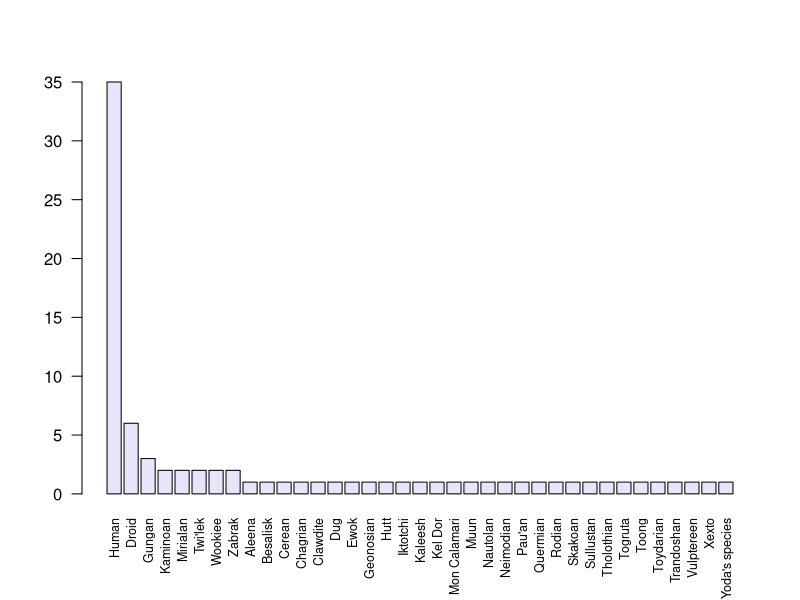
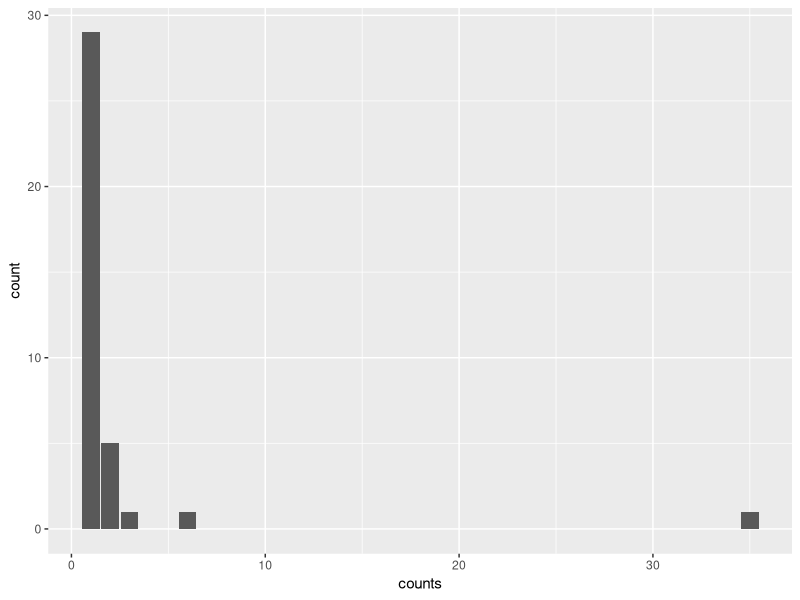
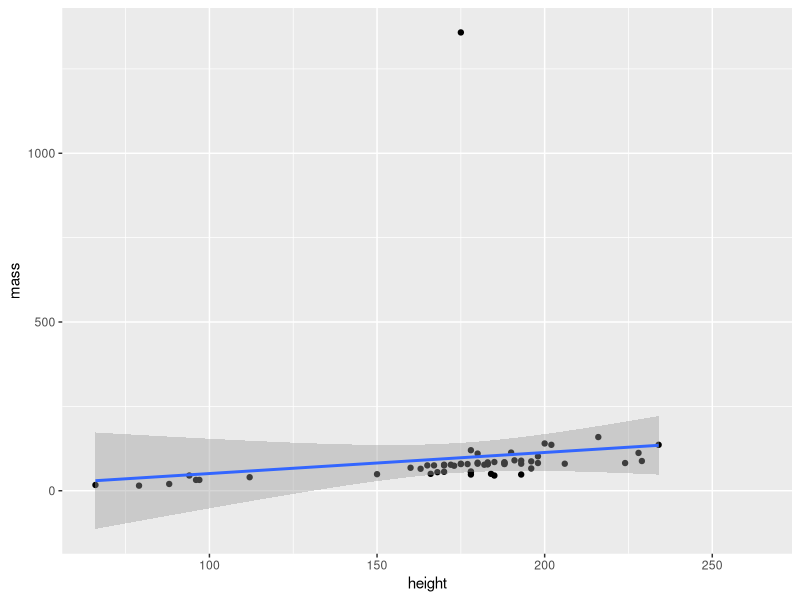
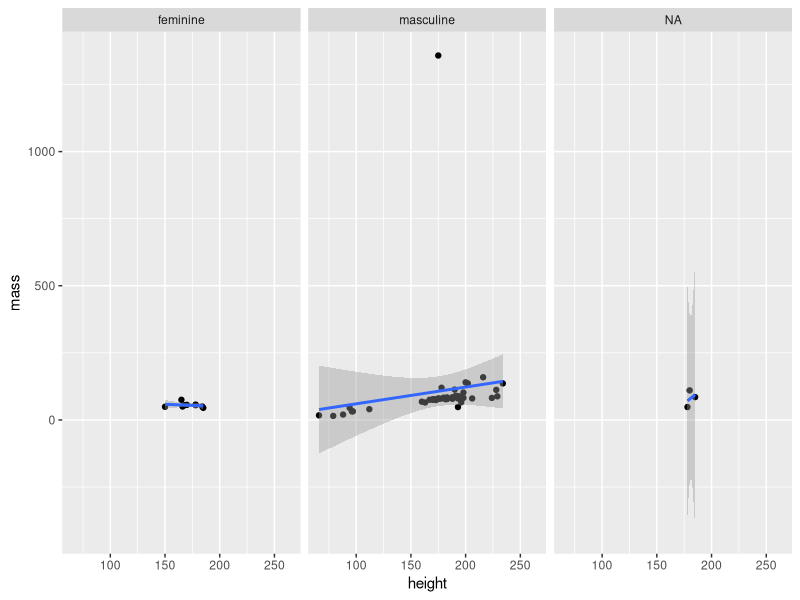
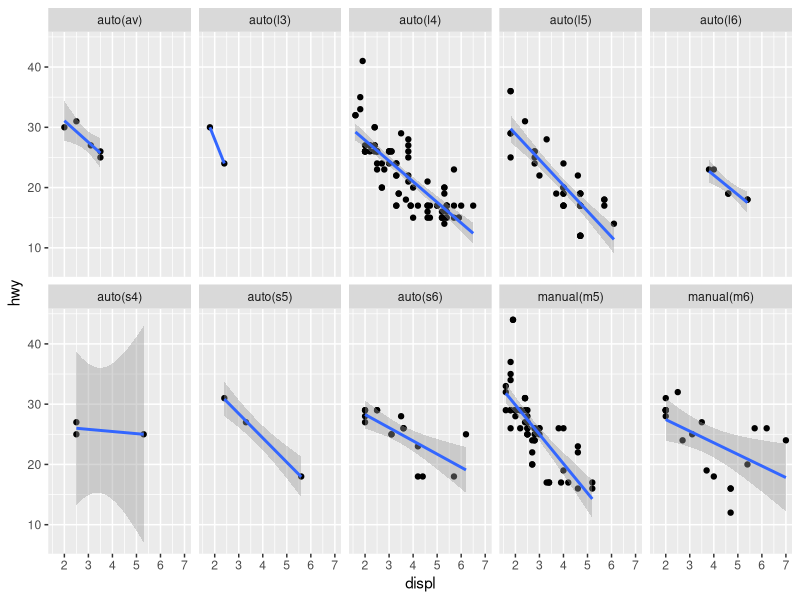
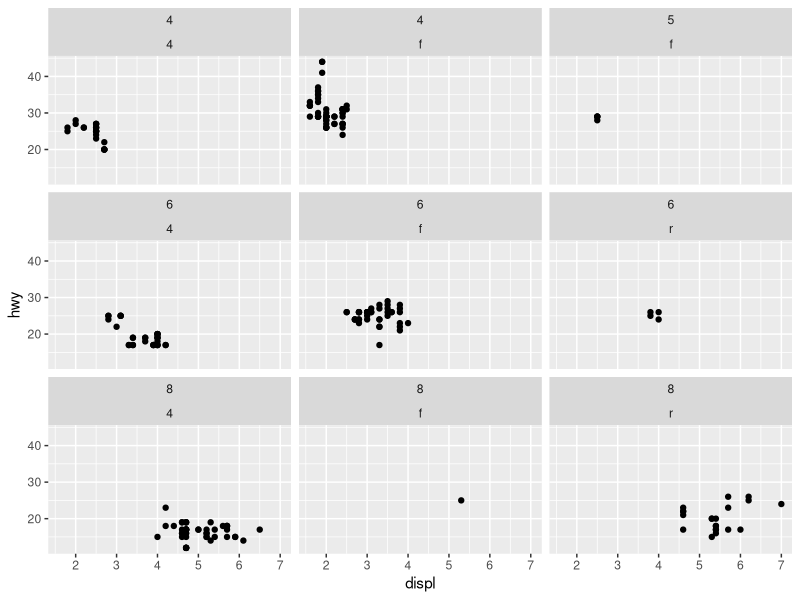
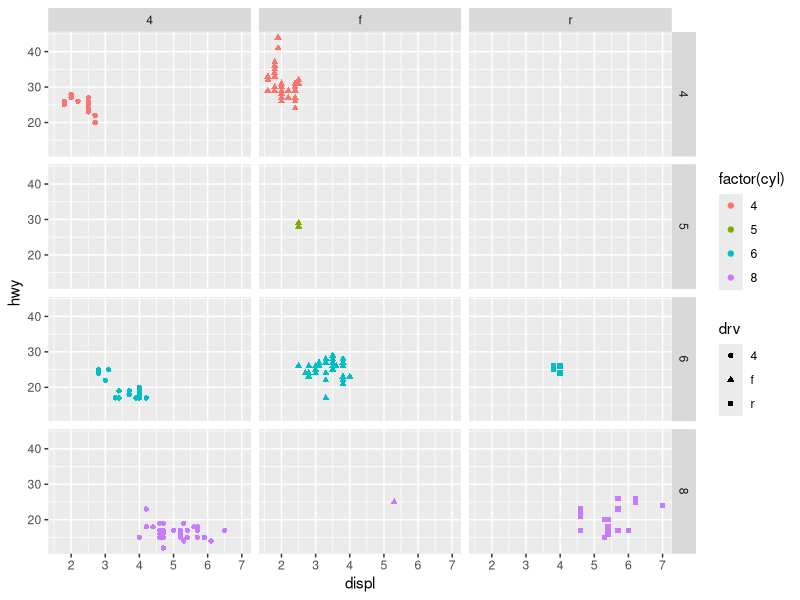
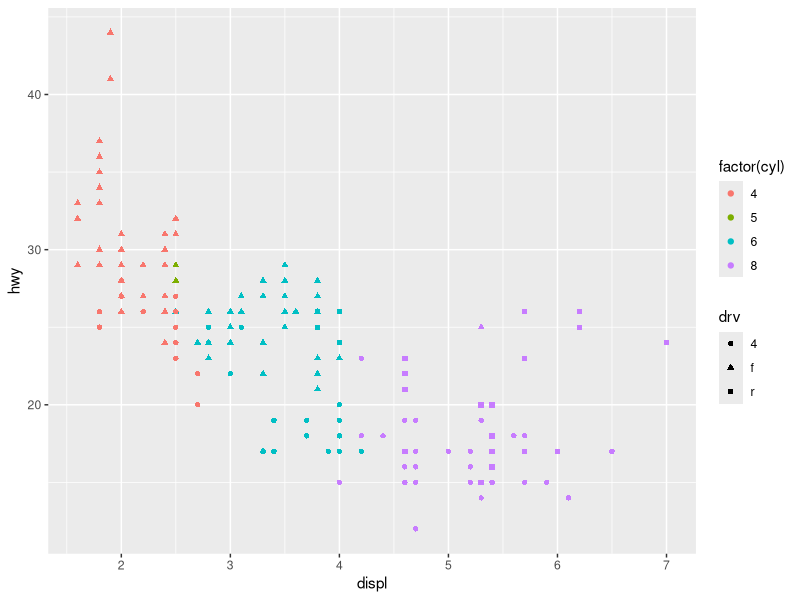

Write R code to recreate these figures, in order.
## ---- chunk 1
knitr::opts_chunk$set(echo = TRUE)
## ---- chunk 2
#install.packages('dplyr')
library(dplyr)
data(starwars)

starwars
## ---- chunk 3
starwars$name[starwars$species == 'Human']
## ---- chunk 4
# factor(starwars$homeworld)
unique(starwars$homeworld)
## ---- chunk 5
counts = table(starwars$species)
counts = sort(counts,decreasing = TRUE)
#counts
barplot(counts,col='lavender',cex.names=0.75,las=2)
## ---- chunk 6
X = data.frame(counts)
X$types = names(counts)

library(ggplot2)
ggplot(data = X) + geom_bar(aes(x=counts))
## ---- chunk 7
ggplot(data=starwars) +
  geom_point(aes(x=height,y=mass)) +
  geom_smooth(mapping = aes(x=height,y=mass),method = 'lm')
## ---- chunk 8
ggplot(data=starwars) +
  geom_point(aes(x=height,y=mass)) +
  geom_smooth(mapping = aes(x=height,y=mass),method = 'lm') +
  facet_wrap(~ factor(gender),ncol = 5)
## ---- chunk 9
ggplot(data=mpg) +
  geom_point(aes(x=displ,y=hwy)) +
  geom_smooth(mapping = aes(x=displ,y=hwy),method = 'lm') +
  facet_wrap(~ trans,ncol = 5)
## ---- chunk 10
ggplot(data=mpg) +
  geom_point(aes(x=displ,y=hwy)) +
  facet_wrap(cyl ~ drv)
## ---- chunk 11
ggplot(data=mpg) +
  geom_point(aes(x=displ,y=hwy,col=factor(cyl),shape=drv)) +
  facet_grid(cyl ~ drv)
## ---- chunk 12
ggplot(data=mpg) +
  geom_point(aes(x=displ,y=hwy,col=factor(cyl),shape=drv))
## ---- chunk 13
ggplot(data=mpg) +
  geom_point(aes(x=displ,y=hwy,col=factor(year),shape=trans)) +
  facet_grid(year ~ trans)
## ---- chunk 14
ggplot(data=mpg) +
  geom_bar(aes(x=factor(cyl),fill=factor(drv)))
## ---- chunk 15
ggplot(data=mpg) +
  geom_bar(aes(x=factor(drv),fill=factor(cyl)))
## ---- chunk 16
ggplot(data=mpg) +
  geom_bar(aes(x=factor(drv),fill=factor(cyl)), position="dodge")
## ---- chunk 17
ggplot(data=mpg) +
  geom_bar(aes(x='',fill=factor(cyl))) +
  coord_polar(theta='y') +
  facet_wrap(~factor(drv))
## ---- chunk 18
ggplot(data=mpg) +
  geom_boxplot(aes(x=factor(cyl),y=hwy,fill=factor(cyl))) +
  facet_wrap(~factor(drv))
## ---- chunk 19
data(swiss)
pairs(swiss)
swiss$Religion = (swiss$Catholic > 50) + 0
swiss$Religion[swiss$Religion == 0] = 'Protestant'
swiss$Religion[swiss$Religion == 1] = 'Catholic'

ggplot(data=swiss)+
  geom_boxplot(aes(x='',y=Education)) +
  facet_wrap(~Religion)

ggplot(data=swiss)+
  geom_boxplot(aes(x='',y=Examination)) +
  facet_wrap(~Religion)

ggplot(data=swiss)+
  geom_boxplot(aes(x='',y=Fertility)) +
  facet_wrap(~Religion)

ggplot(data=swiss)+
  geom_boxplot(aes(x='',y=Infant.Mortality)) +
  facet_wrap(~Religion)

ggplot(data=swiss)+
  geom_boxplot(aes(x='',y=Agriculture)) +
  facet_wrap(~Religion)
## ---- chunk 20
ggplot(data=swiss)+
  geom_point(aes(x=Education,y=Agriculture)) +
  geom_smooth(aes(x=Education,y=Agriculture),method = 'lm') +
  facet_wrap(~Religion)
## ---- chunk 21
ggplot(data=swiss)+
  geom_point(aes(x=Education,y=Examination)) +
  geom_smooth(aes(x=Education,y=Examination),method = 'lm') +
  facet_wrap(~Religion)
## ---- chunk 22
for (i in 1:10){
  print(i+1)
}
## ---- chunk 23
myvector = c(1,3,-2,5,7)
for (i in myvector){
  print(i+1)
}
## ---- chunk 24
myvector = c(1,3,-2,5,7)
for (i in myvector) print(i+1)
## ---- chunk 25
k = 0
test = TRUE
while (test){
  print(k)
  k=k+1
  test = k<10
}
## ---- chunk 26
exp = 'sin'
switch(exp,
       sin=plot(1:100,sin(1:100),type='l',col='red'),
       cos=plot(1:100,cos(1:100),type='l',col='blue'))
## ---- chunk 27
exp = 'cos'
if (exp == 'sin'){
  plot(1:100,sin(1:100),type='l',col='red')
} else {
  plot(1:100,cos(1:100),type='l',col='blue')
}
## ---- chunk 28
test = TRUE
if (test){
  print('The test is TRUE')
}
## ---- chunk 29
mysum <- function(a,b){
  s = a + b
  cat('The sum is equal to',s,'\n')
  s # or return(s)
}
## ---- chunk 30
res = mysum(2,3)
res
## ---- chunk 31
Sum = 10
mysum2 <- function(a,b){
  s = a + b
  cat('The sum is equal to',s,'\n')
  Sum # Let's suppose we made a mistake here and use the global var. Sum instead of s
}
mysum2(2,3)
## ---- chunk 32
myhist <- function(x,col='lightblue',density=TRUE){
  hist(x,col=col,freq=FALSE)
  if (density) lines(density(x),col='red',lty=2,lwd=2)
}
data = rnorm(1000)
myhist(data)

myhist(data,col='pink',density=FALSE)

myhist(col='purple',x=data)
## ---- chunk 33
a = 1:10
mean(a)

mean <- function(x){
  sin(x)
}

mean(a)
## ---- chunk 34
myhist <- function(x,col='lightblue',density=TRUE,...){
  hist(x,col=col,freq=FALSE,...)
  if (density) lines(density(x,...),col='red',lty=2,lwd=2,...)
}

data = rnorm(1000)
myhist(data,breaks=100,kernel = 'triangular')
## ---- chunk 35
X = matrix(rnorm(50000),nrow = 500)

# Classical way
colmean = rep(NA,ncol(X))
for (i in 1:ncol(X)) colmean[i] = mean(X[,i])

# The apply way
colmean2 = apply(X,2,mean) 
## ---- chunk 36
out = apply(X,1,sd)
## ---- chunk 37
out = apply(X,1,max)

out = apply(X,2,min)
## ---- chunk 38
apply(X,2,function(x){sum(x>=0)})

f <- function(x,mu){sum(x>=mu)}
apply(X,2,f,mu=1)
## ---- chunk 39
L = list(c(1,2,3,4,5),1:100,rep(0,30))
L

lapply(L,mean)
## ---- chunk 40
replicate(5,rnorm(8))
